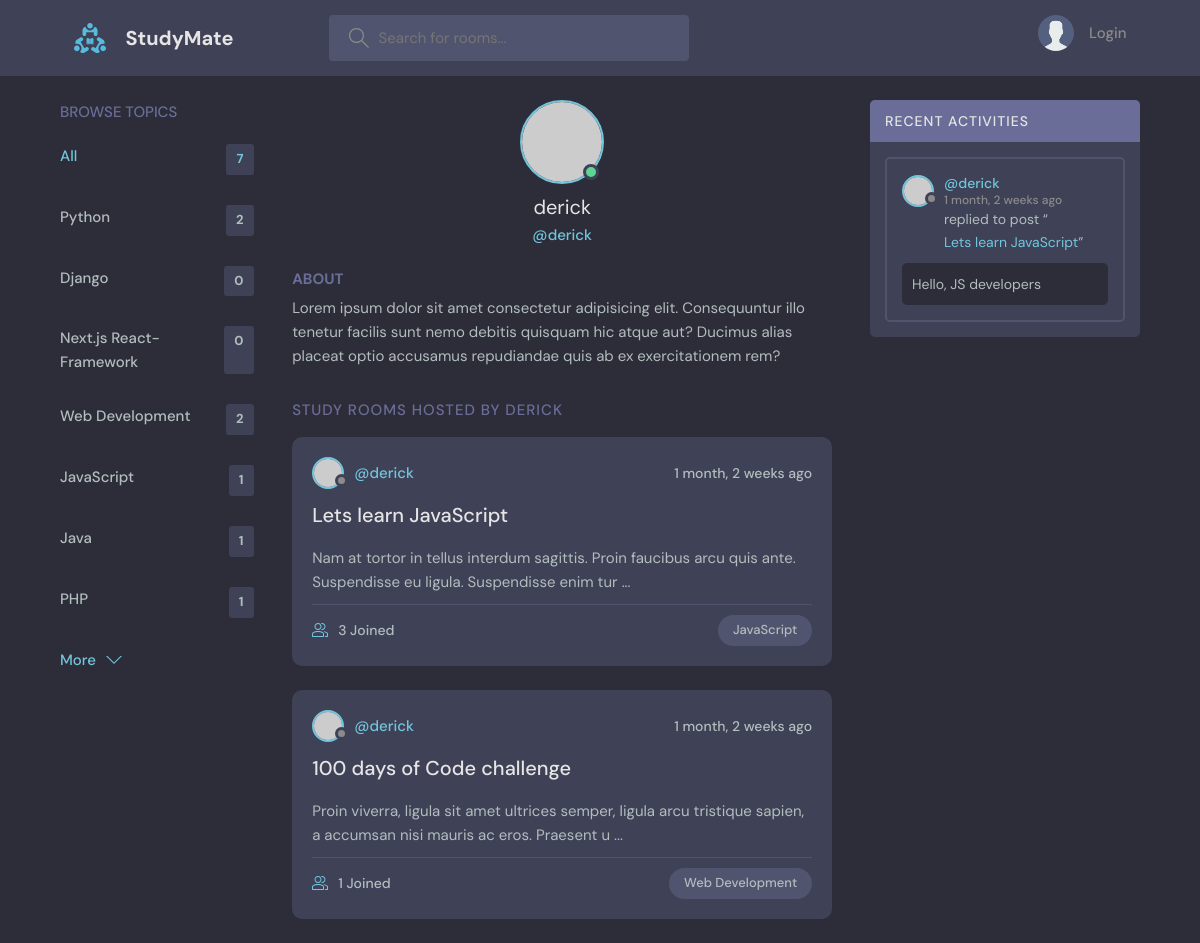
The app's page /profile/1/, older data.
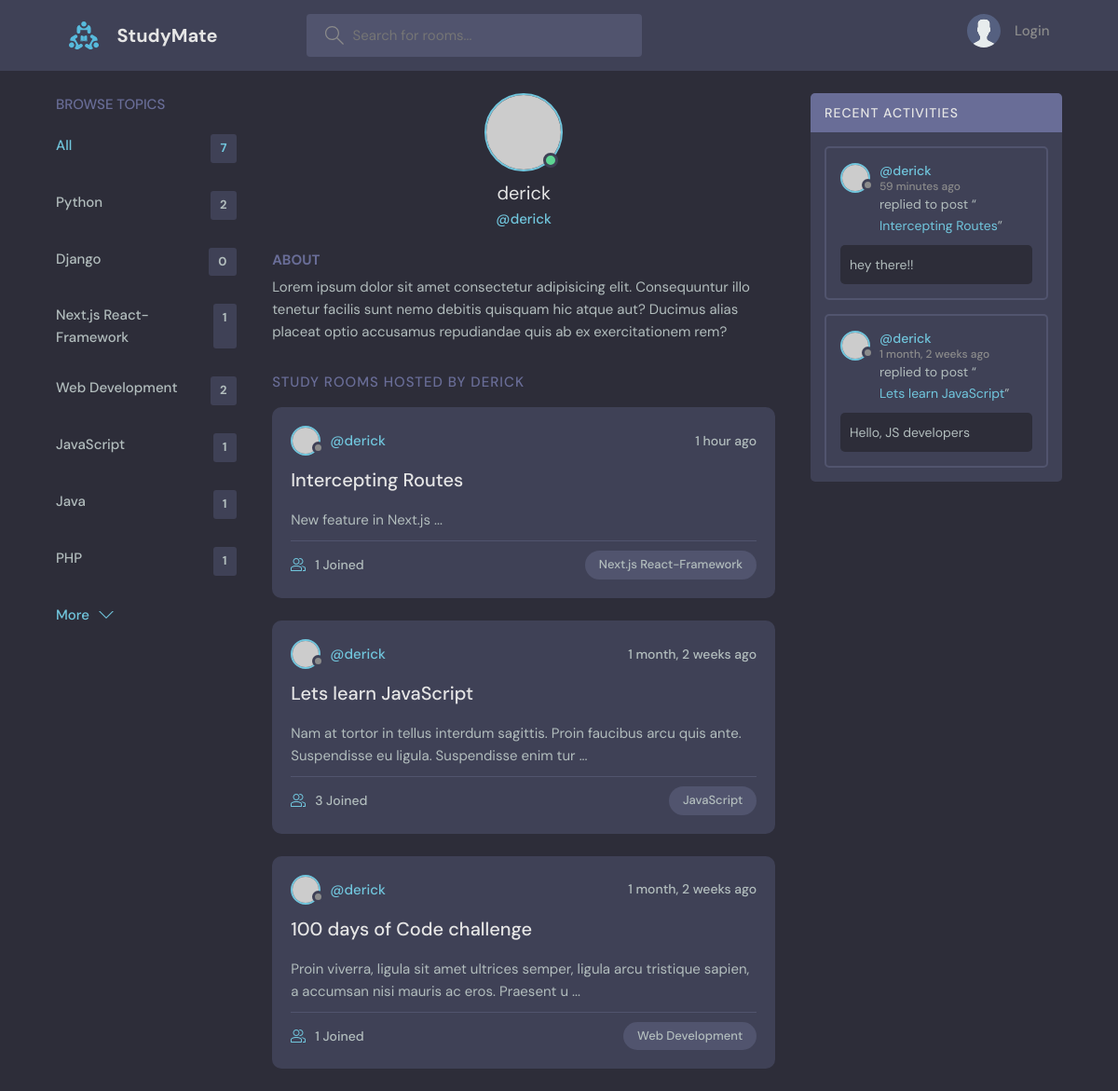
The same page, newer data.
### base/models.py (models this page shows, shortened)
class Topic(models.Model):
    name = models.CharField(max_length=200)
    def __str__(self):
        return self.name

class Room(models.Model):
    host = models.ForeignKey(User, on_delete=models.SET_NULL, null=True) # database table relationship
    topic=  models.ForeignKey(Topic, on_delete=models.SET_NULL, null=True)
    name = models.CharField(max_length=200)
    description = models.TextField(null=True, blank=True)
    participants = models.ManyToManyField(User, related_name='participants',blank=True)  # many to many relationship.
    updated = models.DateTimeField(auto_now=True) #updates each time an item is updated
    created = models.DateTimeField(auto_now_add=True) #runs ONLY once when an item is created in DB
    class Meta:
        ordering = ['-updated', '-created'] # '-' enables order by descending order(new first)
    def __str__(self):
        return self.name
    def desc(self):
        return self.description[0:120]  # get first 50 characters of the description attribute

class Message(models.Model):
    user = models.ForeignKey(User, on_delete=models.CASCADE) # database table relationship
    room = models.ForeignKey(Room, on_delete=models.CASCADE)
    body = models.TextField()
    updated = models.DateTimeField(auto_now=True)
    created = models.DateTimeField(auto_now_add=True)
    class Meta:
        ordering = ['-updated', '-created'] # '-' enables order by descending order(new first)

### base/views.py (the view)
# urls.py: path('profile/<str:pk>/', views.userProfile, name="user-profile"),
def userProfile(request, pk):
    user = User.objects.get(id=pk)
    rooms = user.room_set.all()  # fetch all rooms related to the user
    room_messages = user.message_set.all()  # fetch all messages related to the user
    topics = Topic.objects.all()  # all topics
    context = {'user': user, 'rooms':rooms, 'topics':topics, 'room_messages':room_messages}
    return render(request, 'base/profile.html', context)

### base/templates/base/profile.html (shortened to what this page needs)
{% extends 'main.html' %}
{% block content %}
<div class="profile-page layout layout--3">
  <div class="container">
    {% include 'base/topics_component.html' %}
    <div class="roomList">
      <div class="profile">
        <div class="profile__avatar">
          <div class="avatar avatar--large active">
            <img src="https://randomuser.me/api/portraits/men/11.jpg" />
          </div>
        </div>
        <div class="profile__info">
          <h3>{{user}}</h3>
          <p>@{{user.username}}</p>
        </div>
        <div class="profile__about">
          <h3>About</h3>
          <p>
            Lorem ipsum dolor sit amet consectetur adipisicing elit. Consequuntur illo tenetur
            facilis sunt nemo debitis quisquam hic atque aut? Ducimus alias placeat optio
            accusamus repudiandae quis ab ex exercitationem rem?
          </p>
        </div>
      </div>
      <div class="roomList__header">
        <div>
          <h2>Study Rooms Hosted by {{user}}</a>
          </h2>
        </div>
      </div>
      {% include 'base/feed_component.html' %}
    </div>
    {% include 'base/activity_component.html' %}
  </div>
</div>
{% endblock content %}

### templates/main.html (shortened to what this page needs)
<!DOCTYPE html>
{% load static %}
<html lang="en">
  <head>
    <link rel="stylesheet" href="{% static 'styles/style.css' %}" />
  </head>
  <body>
    {% include 'navbar.html' %}
    {% block content %}
    {% endblock %}
  </body>
</html>

### templates/navbar.html (shortened to what this page needs)
{% load static %}
<header class="header header--loggedIn">
  <div class="container">
    <a href="{% url 'home' %}" class="header__logo">
      <img src="{% static 'images/logo.svg' %}" />
      <h1>StudyMate</h1>
    </a>
    <form class="header__search" method="GET" action="{% url 'home' %}">
      <label>
        <input name="q" type="text" placeholder="Search for rooms..." />
      </label>
    </form>
    <nav class="header__menu">
      {% if request.user.is_authenticated %}
      <div class="header__user">
        <a href="{% url 'user-profile' request.user.id %}">
          <div class="avatar avatar--medium active">
            <img src="https://randomuser.me/api/portraits/men/37.jpg" />
          </div>
          <p>{{request.user}} <span>@{{request.user.username}}</span></p>
        </a>
        <button class="dropdown-button">
          <svg
            version="1.1"
            xmlns="http://www.w3.org/2000/svg"
            width="32"
            height="32"
            viewBox="0 0 32 32"
          >
            <title>chevron-down</title>
            <path d="M16 21l-13-13h-3l16 16 16-16h-3l-13 13z"></path>
          </svg>
        </button>
      </div>
      {% else %}
      <a href="{% url 'login' %}">
        <img src="{% static 'images/avatar.svg' %}"/>
        <p>Login</p>
      </a>
      {% endif %}
    </nav>
  </div>
</header>

### base/templates/base/topics_component.html
<div class="topics">
  <div class="topics__header">
    <h2>Browse Topics</h2>
  </div>
  <ul class="topics__list">
    <li>
      <a href="{% url 'home' %}" class="active">All <span>{{topics.count}}</span></a>
    </li>
    {% for topic in topics %}
    <li>
      <a href="{% url 'home' %}?q={{topic.name}}">{{topic.name}}<span>{{topic.room_set.all.count}}</span></a>
    </li>
    {% endfor %}
  </ul>
  <a class="btn btn--link" href="{% url 'topics' %}">
    More
    <svg
      version="1.1"
      xmlns="http://www.w3.org/2000/svg"
      width="32"
      height="32"
      viewBox="0 0 32 32"
    >
      <title>chevron-down</title>
      <path d="M16 21l-13-13h-3l16 16 16-16h-3l-13 13z"></path>
    </svg>
  </a>
</div>

### base/templates/base/feed_component.html (shortened to what this page needs)
{% for room in rooms %}
<div class="roomListRoom">
  <div class="roomListRoom__header">
    <a
      href="{% url 'user-profile' room.host.id %}"
      class="roomListRoom__author"
    >
      <div class="avatar avatar--small">
        <img src="https://randomuser.me/api/portraits/women/11.jpg" />
      </div>
      <span>@{{room.host.username}}</span>
    </a>
    <div class="roomListRoom__actions">
      <span>{{room.created|timesince}} ago</span>
    </div>
  </div>
  <div class="roomListRoom__content">
    <a href="{% url 'room' room.id %}">{{room.name}}</a>
    <p>{{room.desc}} ...</p>
  </div>
  <div class="roomListRoom__meta">
    <a href="{% url 'room' room.id %}" class="roomListRoom__joined">
      {{room.participants.count}} Joined
    </a>
    <p class="roomListRoom__topic">{{room.topic}}</p>
  </div>
</div>
{% endfor %}

### base/templates/base/activity_component.html (shortened to what this page needs)
<div class="activities">
  <div class="activities__header">
    <h2>Recent Activities</h2>
  </div>
  {% for message in room_messages %}
  <div class="activities__box">
    <div class="activities__boxHeader roomListRoom__header">
      <a
        href="{% url 'user-profile' message.user.id %}"
        class="roomListRoom__author"
      >
        <div class="avatar avatar--small">
          <img src="https://randomuser.me/api/portraits/women/11.jpg" />
        </div>
        <p>
          @{{message.user.username}}
          <span>{{message.created|timesince}} ago</span>
        </p>
      </a>
    </div>
    <div class="activities__boxContent">
      <p>replied to post “<a href="{% url 'room' message.room.id %}">{{message.room}}</a>”</p>
      <div class="activities__boxRoomContent">{{message.body}}</div>
    </div>
  </div>
  {% endfor %}
</div>

Row changes from the older to the newer data that the page shows:
computed for Topic "Next.js React-Framework": room_set.all.count "0" → "1"
added Room: host.username "derick", created "1 hour", name "Intercepting Routes", desc "New feature in Next.js", participants.count "1", topic "Next.js React-Framework"
added Message: user.username "derick", created "59 minutes", room "Intercepting Routes", body "hey there!!"
